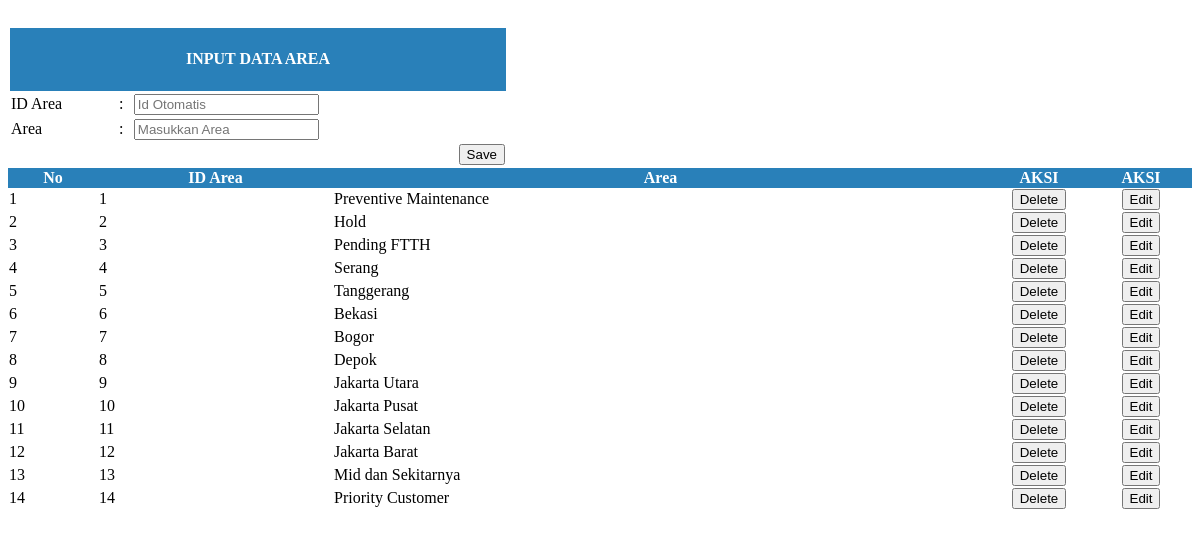
Screenshot of /Absensi/admin/input_area.php with the database file from the repository.
### tables this page shows
CREATE TABLE IF NOT EXISTS `tbl_area` (
`id_area` int(3) NOT NULL,
  `area` varchar(50) NOT NULL
);

### Absensi/admin/input_area.php (the view, shortened to what this page needs)
<!doctype html>
<html>
<head>
<link rel="stylesheet" href="../../css/vergi.css">
<link rel="stylesheet" href="../../css/dataTables.bootstrap.css">
<link rel="stylesheet" href="../../css/jquery.dataTables.min.css" />
<link rel="stylesheet" href="../../css/responsive.dataTables.min.css" />
</head>
<body><br>
<form method="post" >
<table class="table" width="500">
<thead>
    		<tr class="tr">
        		<Th  colspan="4"><center><h4>INPUT DATA AREA</h4></center></Th>
        	</tr>
        </thead>
  <tbody>
    <tr>
      <td>ID Area</td>
      <td>:</td>
      <td><input type="text" class="form-control"  readonly  placeholder="Id Otomatis" name="id_area" value="<?php echo @$edit['id_area'] ?>"></td>
</tr>
<tr>
      <td>Area</td>
      <td>:</td>
      <td><input name="area" type="text" required class="form-control" id="area" placeholder="Masukkan Area" value="<?php echo @$edit['area'] ?>"></td>
</tr>
<td align="right" colspan="4">
 <?php if (@$_GET['id']==""){ ?>
<input class="btn btn-success" type="submit" name="simpan" value="Save">
<?php }else{?>
<input class="btn btn-success" type="submit" name="ubah" value="Update"> </td>
<?php }?></td>
  </tbody>
</table>
<table id="example" class="display responsive nowrap table table-bordered" cellspacing="0" width="100%">
            <div class="container">
            <div class="box-body table-responsive">
                    <thead>
                        <tr class="tr">
                            <th>No</th>
                            <th>ID Area</th>
                            <th>Area</th>
                            <th >AKSI</th>
                            <th >AKSI</th>
                        </tr>
                    </thead>
 <?php
					$result = mysql_query("SELECT * FROM tbl_area");
					$no = 1;
                    while ($row = mysql_fetch_array($result)) {
                        ?>
                                            <tr>
                            <td><?php echo $no; ?></td>
                            <td><?php echo $row['id_area']?></td>
                            <td><?php echo $row['area']?></td>
<td width="100" align="center"><a href="?menu=input_area&hapus&id=<?php echo $row['id_area'] ?>" onClick="return confirm('Anda ingin menghapus ?')"><input  type="submit" name="hapus" value="Delete" class="btn btn-danger"></a></td>
	<td width="100" align="center"> <a href="?menu=input_area&edit&id=<?php echo $row['id_area'] ?>"><input  type="submit" name="edit" value="Edit" class="btn btn-info"></a></td>
 </tr>
					<?php  $no++;  }
					?>
		</div>
        </div>
                </table>
</form>
</body>
</html>

### css/vergi.css (style rules this page uses)
.tr { background-color:#2980b9; color:#FFFFFF; border-color:#2980b9; }

### rows the page displays
tbl_area: id_area "1", area "Preventive Maintenance"
tbl_area: id_area "2", area "Hold"
tbl_area: id_area "3", area "Pending FTTH"
tbl_area: id_area "4", area "Serang"
tbl_area: id_area "5", area "Tanggerang"
tbl_area: id_area "6", area "Bekasi"
tbl_area: id_area "7", area "Bogor"
tbl_area: id_area "8", area "Depok"
tbl_area: id_area "9", area "Jakarta Utara"
tbl_area: id_area "10", area "Jakarta Pusat"
tbl_area: id_area "11", area "Jakarta Selatan"
tbl_area: id_area "12", area "Jakarta Barat"
tbl_area: id_area "13", area "Mid dan Sekitarnya"
tbl_area: id_area "14", area "Priority Customer"
